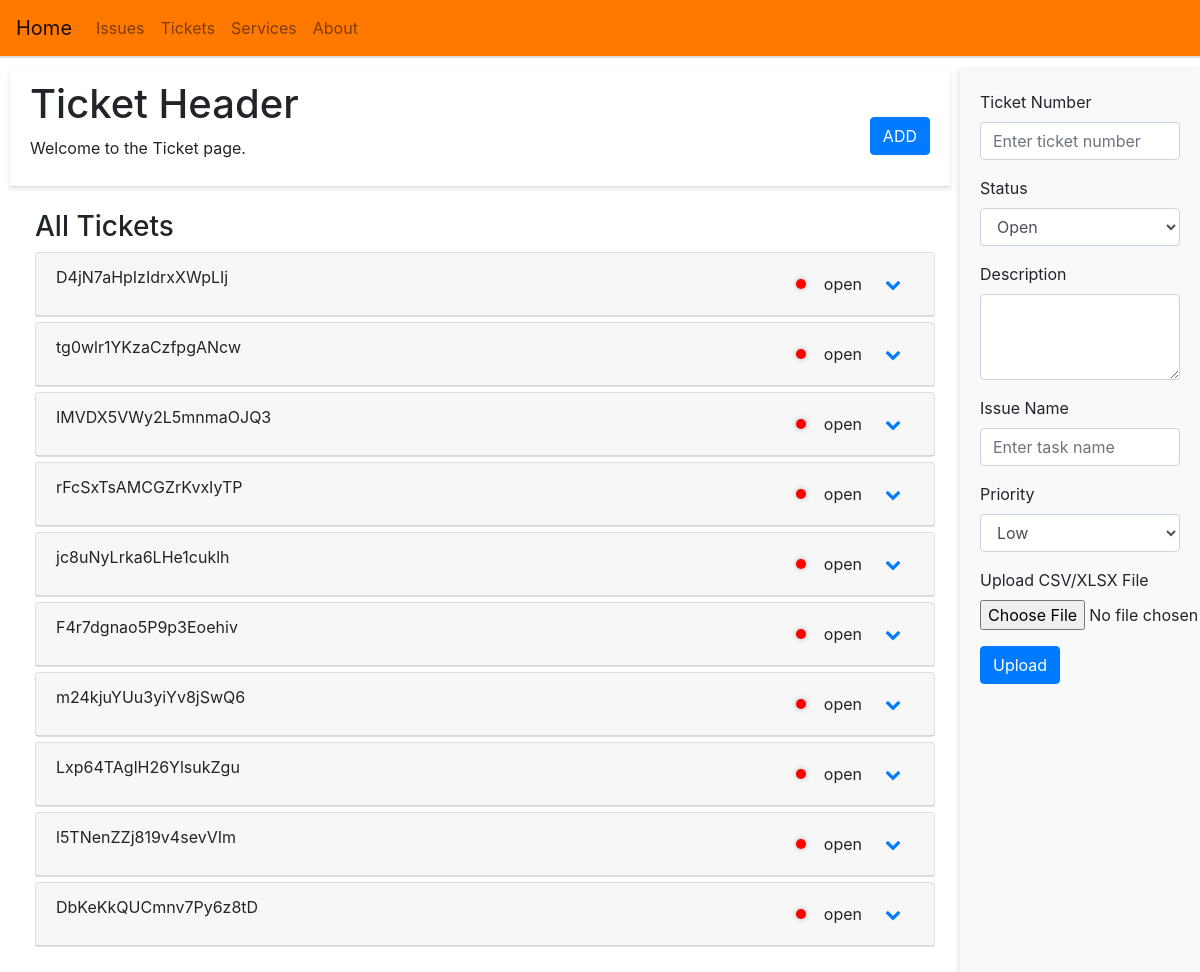
The app's page /ticket, older data.
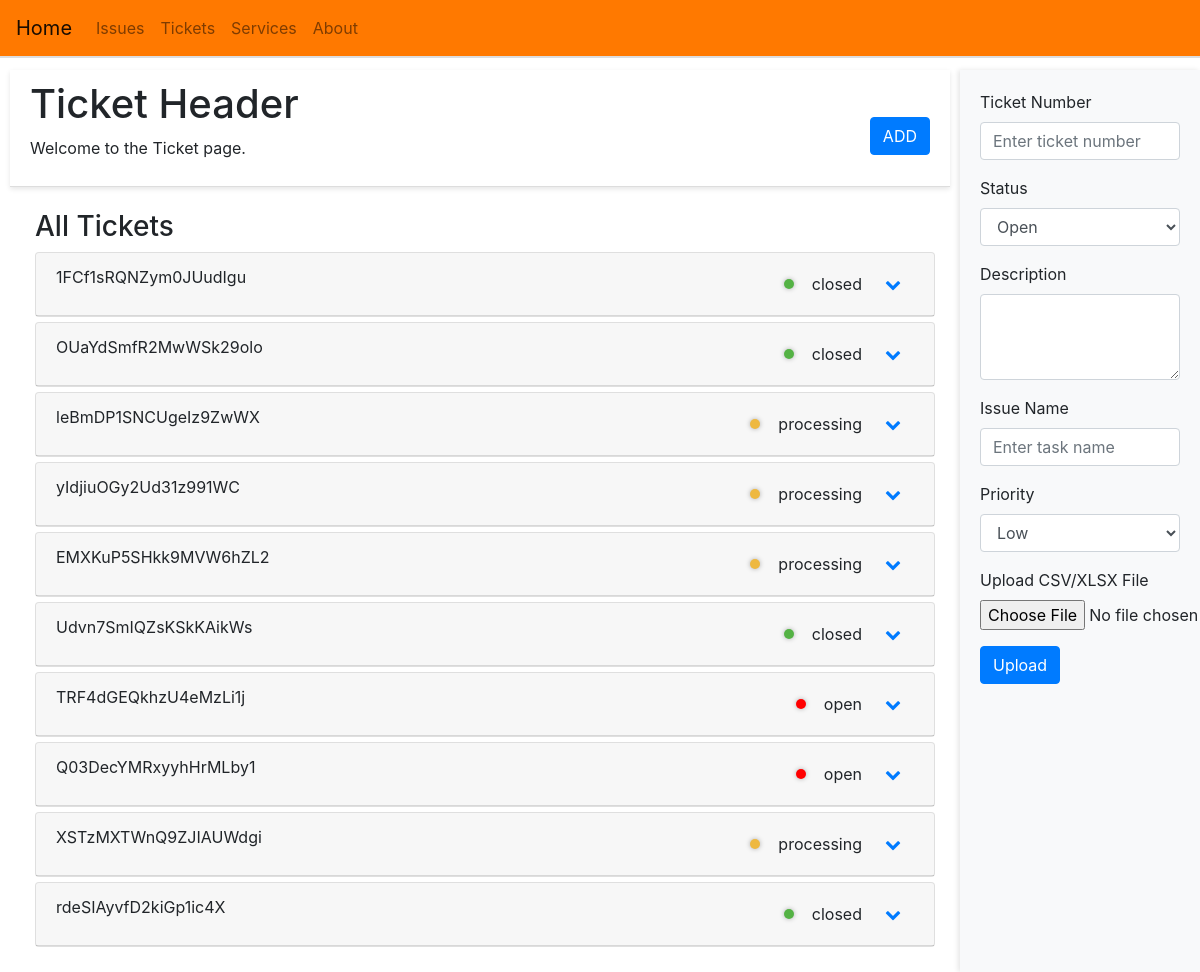
The same page, newer data.
### app/models.py (models this page shows, shortened)
class Ticket(db.Model):
    __tablename__ = 'ticket_table'
    id = Column(String(20), primary_key=True)
    title = Column(String(40), nullable=False, unique=True)
    title_cn = Column(String(40), nullable=True, unique=True)
    create_on = Column(DateTime, default=lambda: datetime.now(timezone.utc).date())
    ticket_type = Column(Enum(Type), nullable=True)
    description = Column(String(160), nullable=False)
    status = Column(Enum(Status), default=Status.open, nullable=False)
    first_response = Column(String(80), nullable=True)
    first_response_on = Column(DateTime, nullable=True)
    final_resolution = Column(String(80), nullable=True)
    close_on = Column(DateTime, nullable=True)
    tasks = relationship('Task', backref='ticket_ref', lazy=True)
    issues = relationship('Issue', secondary=ticket_issue_association, back_populates='tickets')
    devices = relationship('Device', secondary=ticket_device_association, back_populates='tickets')

### app/views.py (the view)
@app.route('/ticket')
def ticket_page():
    theme = 'ticket'
    print(f"Theme of the page: '{theme}'.\n")
    tickets_all = Ticket.query.all()
    for ticket in tickets_all:
        ticket.tasks = sorted(ticket.tasks, key=lambda r: r.execute_on, reverse=True)
    tickets_filtered = tickets_all
    tickets_by_group = {'All': tickets_filtered}
    group_order = ['All']
    filter_by = 'none'
    return render_template('ticket/page.html',
                           tickets=tickets_all,
                           tickets_by_group=tickets_by_group,
                           group_order=group_order,
                           filter_by=filter_by,
                           )

### app/templates/ticket/page.html (shortened to what this page needs)
{% extends "base/page.html" %}
{% block head %}
<link rel="stylesheet" href="{{ url_for('static', filename='css/ticket/page.css') }}">
<link rel="stylesheet" href="https://cdnjs.cloudflare.com/ajax/libs/font-awesome/4.7.0/css/font-awesome.min.css">
{% endblock %}
{% block page_header_text %}Ticket Header{% endblock %}
{% block page_subheader_text %}Welcome to the Ticket page.{% endblock %}
{% block add_button %}
<button id="addInstBtn" class="btn btn-primary mt-3" onclick="openModal('', 'add', 'ticket')">ADD</button>
{% endblock %}
{% block content %}
<div class="accordion" id="ticketAccordion">
    {% for group in group_order %}
    <div class="group-section" id="{{ group }}">
        <h3>{{ group | capitalize }} Tickets</h3>
        {% if tickets_by_group[group] %}
            {% for ticket in tickets_by_group[group] %}
            <div class="card">
                <div class="card-header d-flex justify-content-between" id="heading{{ ticket.id }}">
                    <span>{{ ticket.title }}</span>
                    <div class="d-flex align-items-center">
                        <span class="status-indicator {{ ticket.status.name }}"></span>
                        <span class="ml-2">{{ ticket.status.name }}</span>
                        <button class="btn btn-link toggle-icon" type="button" data-toggle="collapse" data-target="#collapse{{ ticket.id }}" aria-expanded="false" aria-controls="collapse{{ ticket.id }}">
                            <i class="fa fa-chevron-down"></i>
                        </button>
                    </div>
                </div>
            </div>
            {% endfor %}
        {% else %}
            <p>No {{ group }} tasks available.</p>
        {% endif %}
    </div>
    {% endfor %}
</div>
{% endblock %}
{% block control %}
<form>
    <div class="form-group">
        <label for="ticketNumber">Ticket Number</label>
        <input type="text" class="form-control" id="ticketNumber" placeholder="Enter ticket number">
    </div>
    <div class="form-group">
        <label for="ticketStatus">Status</label>
        <select class="form-control" id="ticketStatus">
            <option>Open</option>
        </select>
    </div>
    <div class="form-group">
        <label for="ticketDescription">Description</label>
        <textarea class="form-control" id="ticketDescription" rows="3"></textarea>
    </div>
    <div class="form-group">
        <label for="taskName">Issue Name</label>
        <input type="text" class="form-control" id="taskName" placeholder="Enter task name">
    </div>
    <div class="form-group">
        <label for="taskPriority">Priority</label>
        <select class="form-control" id="taskPriority">
            <option>Low</option>
        </select>
    </div>
</form>
<form id="uploadForm" action="{{ url_for('upload_ticket') }}" method="post" enctype="multipart/form-data">
    <div class="form-group">
        <label class="label">Upload CSV/XLSX File</label>
        <div class="control">
            <input class="input" type="file" name="file" accept=".csv, .xlsx" required>
        </div>
        <div class="control">
            <button class="btn btn-primary mt-3" type="submit">Upload</button>
        </div>
    </div>
</form>
{% endblock %}

Row changes from the older to the newer data that the page shows:
removed Ticket: title "D4jN7aHpIzIdrxXWpLIj", status.name "open"
removed Ticket: title "tg0wlr1YKzaCzfpgANcw", status.name "open"
removed Ticket: title "IMVDX5VWy2L5mnmaOJQ3", status.name "open"
removed Ticket: title "rFcSxTsAMCGZrKvxIyTP", status.name "open"
removed Ticket: title "jc8uNyLrka6LHe1cuklh", status.name "open"
removed Ticket: title "F4r7dgnao5P9p3Eoehiv", status.name "open"
removed Ticket: title "m24kjuYUu3yiYv8jSwQ6", status.name "open"
removed Ticket: title "Lxp64TAglH26YlsukZgu", status.name "open"
removed Ticket: title "l5TNenZZj819v4sevVIm", status.name "open"
removed Ticket: title "DbKeKkQUCmnv7Py6z8tD", status.name "open"
added Ticket: title "1FCf1sRQNZym0JUudIgu", status.name "closed"
added Ticket: title "OUaYdSmfR2MwWSk29olo", status.name "closed"
added Ticket: title "leBmDP1SNCUgeIz9ZwWX", status.name "processing"
added Ticket: title "yIdjiuOGy2Ud31z991WC", status.name "processing"
added Ticket: title "EMXKuP5SHkk9MVW6hZL2", status.name "processing"
added Ticket: title "Udvn7SmIQZsKSkKAikWs", status.name "closed"
added Ticket: title "TRF4dGEQkhzU4eMzLi1j", status.name "open"
added Ticket: title "Q03DecYMRxyyhHrMLby1", status.name "open"
added Ticket: title "XSTzMXTWnQ9ZJIAUWdgi", status.name "processing"
added Ticket: title "rdeSIAyvfD2kiGp1ic4X", status.name "closed"
